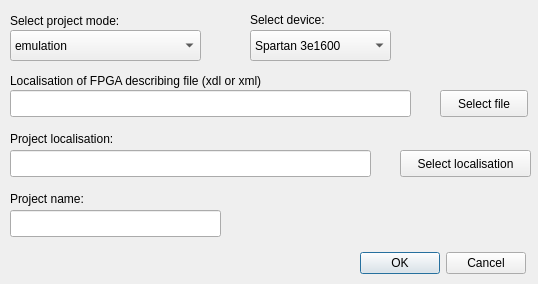
<?xml version="1.0" encoding="UTF-8"?>
<ui version="4.0">
 <class>Dialog</class>
 <widget class="QDialog" name="Dialog">
  <property name="geometry">
   <rect>
    <x>0</x>
    <y>0</y>
    <width>538</width>
    <height>284</height>
   </rect>
  </property>
  <property name="windowTitle">
   <string>Dialog</string>
  </property>
  <widget class="QLabel" name="DescribeLocationLabel">
   <property name="geometry">
    <rect>
     <x>10</x>
     <y>70</y>
     <width>371</width>
     <height>21</height>
    </rect>
   </property>
   <property name="text">
    <string>Localisation of FPGA describing file (xdl or xml)</string>
   </property>
  </widget>
  <widget class="QLabel" name="projectLocationLabel">
   <property name="geometry">
    <rect>
     <x>10</x>
     <y>130</y>
     <width>231</width>
     <height>17</height>
    </rect>
   </property>
   <property name="text">
    <string>Project localisation:</string>
   </property>
  </widget>
  <widget class="QLabel" name="projectNameLabel">
   <property name="geometry">
    <rect>
     <x>10</x>
     <y>190</y>
     <width>171</width>
     <height>17</height>
    </rect>
   </property>
   <property name="text">
    <string>Project name:</string>
   </property>
  </widget>
  <widget class="QPushButton" name="DescribeLocationButton">
   <property name="geometry">
    <rect>
     <x>440</x>
     <y>90</y>
     <width>88</width>
     <height>27</height>
    </rect>
   </property>
   <property name="text">
    <string>Select file</string>
   </property>
  </widget>
  <widget class="QPushButton" name="projectLocationButton">
   <property name="geometry">
    <rect>
     <x>400</x>
     <y>150</y>
     <width>131</width>
     <height>27</height>
    </rect>
   </property>
   <property name="text">
    <string>Select localisation</string>
   </property>
  </widget>
  <widget class="QLineEdit" name="DescribeLocationLineEdit">
   <property name="geometry">
    <rect>
     <x>10</x>
     <y>90</y>
     <width>401</width>
     <height>27</height>
    </rect>
   </property>
  </widget>
  <widget class="QLineEdit" name="projectLocationLineEdit">
   <property name="geometry">
    <rect>
     <x>10</x>
     <y>150</y>
     <width>361</width>
     <height>27</height>
    </rect>
   </property>
  </widget>
  <widget class="QLineEdit" name="projectNamelineEdit">
   <property name="geometry">
    <rect>
     <x>10</x>
     <y>210</y>
     <width>211</width>
     <height>27</height>
    </rect>
   </property>
  </widget>
  <widget class="QDialogButtonBox" name="buttonBox">
   <property name="geometry">
    <rect>
     <x>350</x>
     <y>250</y>
     <width>176</width>
     <height>27</height>
    </rect>
   </property>
   <property name="standardButtons">
    <set>QDialogButtonBox::Cancel|QDialogButtonBox::Ok</set>
   </property>
  </widget>
  <widget class="QLabel" name="modeLabel">
   <property name="geometry">
    <rect>
     <x>10</x>
     <y>10</y>
     <width>161</width>
     <height>21</height>
    </rect>
   </property>
   <property name="text">
    <string>Select project mode:</string>
   </property>
  </widget>
  <widget class="QLabel" name="deviceLabel">
   <property name="geometry">
    <rect>
     <x>250</x>
     <y>10</y>
     <width>91</width>
     <height>20</height>
    </rect>
   </property>
   <property name="text">
    <string>Select device:</string>
   </property>
  </widget>
  <widget class="QComboBox" name="modeComboBox">
   <property name="geometry">
    <rect>
     <x>10</x>
     <y>30</y>
     <width>191</width>
     <height>31</height>
    </rect>
   </property>
   <item>
    <property name="text">
     <string>emulation</string>
    </property>
   </item>
   <item>
    <property name="text">
     <string>Microblaze mesurement</string>
    </property>
   </item>
  </widget>
  <widget class="QComboBox" name="deviceComboBox">
   <property name="geometry">
    <rect>
     <x>250</x>
     <y>30</y>
     <width>141</width>
     <height>31</height>
    </rect>
   </property>
   <item>
    <property name="text">
     <string>Spartan 3e1600</string>
    </property>
   </item>
   <item>
    <property name="text">
     <string>Spartan 3e500</string>
    </property>
   </item>
  </widget>
 </widget>
 <resources/>
 <connections/>
</ui>
